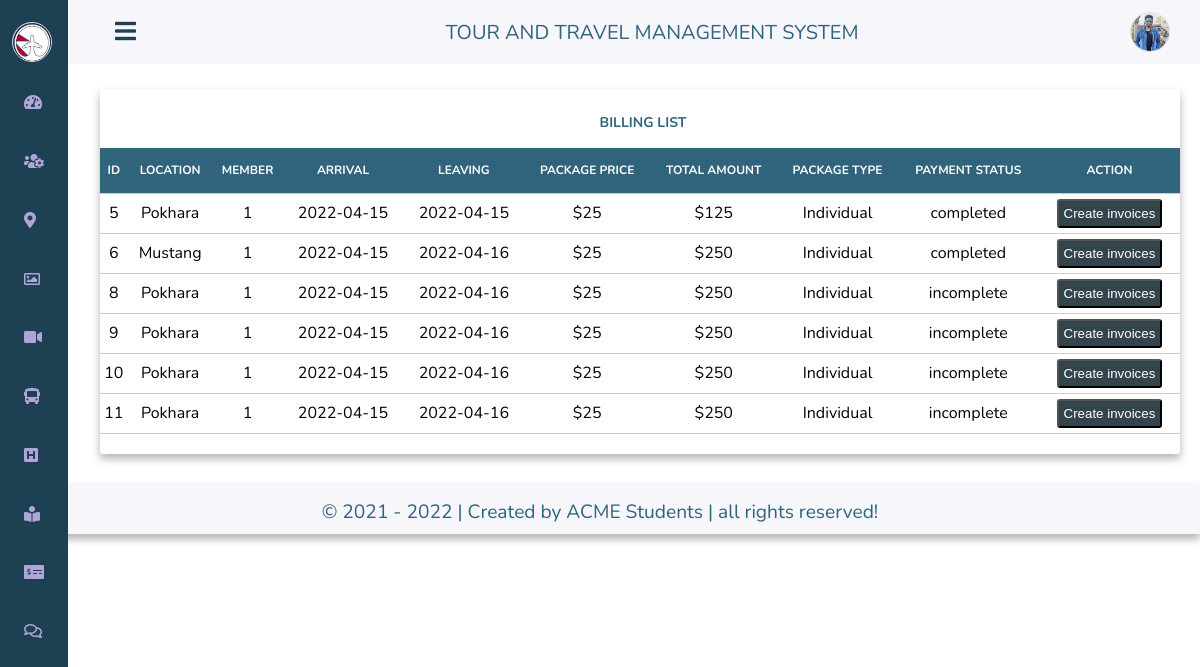
Screenshot of /admin/manage_billing.php with the database file from the repository.
### tables this page shows
CREATE TABLE `bookings` (
  `boo_id` int(11) NOT NULL,
  `cid` int(11) NOT NULL,
  `blocation` varchar(30) NOT NULL,
  `arrival_date` date NOT NULL,
  `leaving_date` date NOT NULL,
  `b_cost` int(11) NOT NULL,
  `v_cost` int(11) NOT NULL,
  `b_type` varchar(30) NOT NULL,
  `otp_code` int(11) NOT NULL,
  `b_status` varchar(30) NOT NULL,
  `payment-status` varchar(30) NOT NULL,
  `u_email` varchar(30) NOT NULL,
  `no_of_member` int(11) NOT NULL,
  `total` int(11) NOT NULL
);

### admin/manage_billing.php (the view, shortened to what this page needs)
<!DOCTYPE html>
<html lang="en">
    <head>
        <link rel="stylesheet" href="https://cdnjs.cloudflare.com/ajax/libs/font-awesome/5.15.1/css/all.min.css">
        <link rel="stylesheet" href="css/styles.css">
    </head>
    <body id="body-pd">
        <header class="header" id="header">
            <div class="header-toggle">
                <i class="fas fa-bars" id="header-toggle"></i>
            </div>
            <div class="head" style="width:100%;text-align:center;font-size:20px;text-transform:uppercase;color:#30637c;">
                <label for="">Tour and Travel management system</label>
            </div>
            <div class="action">
            <?php include "../db.php";
                    $sql = "SELECT a_photo FROM admin_details WHERE id=1";
                    $query = mysqli_query($con,$sql);
                    $row=mysqli_fetch_array($query); ?>
                <div class="profile"  onClick="menuToggle();">
                    <?php echo "<img src='img/".$row['a_photo']."'>";?>
                </div>
            </div>
        </header>
        <div class="l-navbar" id="nav-bar">
            <nav class="nav">
                <div>
                    <a class="nav-logo">
                        <img src="../images/logo.jpg" alt="">
                    </a>
                    <div class="nav-list">
                        <a href="index.php" class="nav-link active">
                            <i class="fas fa-tachometer-alt"></i>
                        </a>
                        <a href="manage_customer.php" class="nav-link">
                            <i class="fas fa-users-cog"></i>
                        </a>
                        <a href="manage_place.php" class="nav-link">
                            <i class="fas fa-map-marker-alt"></i>
                        </a>
                        <a href="manage_gallery.php" class="nav-link">
                            <i class="far fa-image"></i>
                        </a>
                        <a href="manage_videos.php" class="nav-link">
                            <i class="fas fa-video"></i>
                        </a>
                        <a href="manage_transportation.php" class="nav-link">
                            <i class="fas fa-bus"></i>
                        </a>
                        <a href="manage_hotel.php" class="nav-link">
                            <i class="fas fa-h-square"></i>
                        </a>
                        <a href="manage_booking.php" class="nav-link">
                            <i class="fas fa-book-reader"></i>
                        </a>
                        <a href="manage_billing.php" class="nav-link">
                            <i class="fas fa-money-check-alt"></i>
                        </a>
                        <a href="feedback.php" class="nav-link">
                            <i class="far fa-comments"></i>
                        </a>
                    </div>
                </div>
            </nav>
        </div>
        <div class="customer-list">
        <div class="list-header">
            <h3>Billing list</h3>
        </div>
        <table class="plist">
            <thead class="heading">
                <tr>
                <th>ID</th>
                <th>Location</th>
                <th>Member</th>
                <th>Arrival</th>
                <th>Leaving</th>
                <th>Package price</th>
                <th>Total Amount</th>
                <th>Package type</th>
                <th>Payment status</th>
                <th>Action</th>
                </tr>
            </thead>
            <tbody class="body">
            <?php
                include "../func.php";
                $page = (int) (!isset($_GET['page']) ? 1 : $_GET['page']);
                $limit = 15;
                $startpoint = ($page * $limit) - $limit;
                $statement = "bookings ORDER BY boo_id asc";
                $res = mysqli_query($con,"SELECT * FROM {$statement} LIMIT {$startpoint} , {$limit}");
                while($data=mysqli_fetch_array($res))
                    {?>
                    <tr>
                        <td><?php echo $data['boo_id'];?></td>
                        <td><?php echo $data['blocation'];?></td>
                        <td><?php echo $data['no_of_member'];?></td>
                        <td><?php echo $data['arrival_date'];?></td>
                        <td><?php echo $data['leaving_date'];?></td>
                        <td><?php echo '$'.$data['b_cost'];?></td>
                        <td><?php echo '$'.$data['total'];?></td>
                        <td><?php echo $data['b_type'];?></td>
                        <td><?php echo $data['payment-status'];?></td>
                        <td><a href="invoice.php?boo_id=<?php echo $data["boo_id"];?>"><button style="color: #ffffff; background: #34444c; border-radius:3px; padding: 5px; cursor: pointer;">Create invoices</button></a></td>
                    </tr>
                <?php } ?>
            </tbody>
        </table>
        </div>
        <div class="footer">
            <div class="foot">
                <div class="credit">&copy; 2021 - <script>const d = new Date();document.write(d.getFullYear());</script> | Created by ACME Students | all rights reserved!</div>
            </div>
        </div>
    </body>
</html>

### admin/css/styles.css (style rules this page uses)
*,::before,::after { box-sizing: border-box; }
body { position: relative; margin: 3rem 0 0 0; font-family: 'Nunito', sans-serif; font-size: 1rem; transition: .5s; }
a { text-decoration: none; }
.header { width: 100%; height: 3rem; position: fixed; top: 0; left: 0; display: flex; align-items: center; justify-content: space-between; padding: 0 1rem; background-color: #F7F6FB; z-index: 100; transition: .5s; }
.header-toggle { color: #1d4052; font-size: 1.5rem; cursor: pointer; }
.header-toggle i { margin-left: 15px; }
.l-navbar { position: fixed; top: 0; left: -30%; width: 68px; height: 100vh; background-color: #1d4052; padding: .5rem 1rem 0 0; transition: .5s; z-index: 100; }
.nav { height: 100%; display: flex; flex-direction: column; justify-content: space-between; overflow: hidden; }
.nav img { width: 40px; height: 40px; border-radius: 50%; margin-left: -12px; }
.nav-logo, .nav-link, .nav-link .active { display: grid; grid-template-columns: max-content max-content; align-items: center; column-gap: 1rem; padding: .4rem 0 .4rem 1.5rem; }
.nav-logo { margin-bottom: 1rem; }
.nav-link { position: relative; color: #AFA5D9; margin-bottom: 1.5rem; transition: .3s; }
.active { color: #AFA5D9; }
.active::before { content: ''; position: absolute; left: 0; width: 2px; height: 32px; background-color: #1d4052; }
@media screen and (min-width: 768px) { body { margin: 4rem 0 0 0; } }
@media screen and (min-width: 768px) { .header { height: 4rem; padding: 0 2rem 0 6.25rem; } }
@media screen and (min-width: 768px) { .header-toggle i { margin-left: 15px; } }
@media screen and (min-width: 768px) { .l-navbar { left: 0; padding: 1rem 1rem 0 0; } }
.action { position: fixed; top: 20px; right: 30px; }
.action .profile { cursor: pointer; }
.action .profile img { width: 40px; height: 40px; border-radius: 50%; overflow: hidden; object-fit: cover; margin-top: -8px; }
.footer { width: 100%; display: inline-block; background: #F7F6FB; height: 50px; margin-top: 30px; }
.footer .foot { width: 100%; display: inline-block; text-align: center; font-size: 1.2rem; padding-top: 15px; font-weight: normal; box-shadow: 0 .3rem .5rem rgba(0,0,0,.3); color:#30637c; height: 50px; }
.customer-list { width: 90%; height: auto; display: inline-block; background: #fff; border-radius: 3px 3px 3px 3px; margin-left: 100px; margin-top: 25px; border: none; box-shadow: 0 .3rem .5rem rgba(0,0,0,.3); }
.list-header { width: 95%; height: 45px; margin-left: 20px; background: #fff; border-radius: 3px 3px 0px 0px; color: #30637c; }
.list-header h3 { font-size: 14px; color: #30637c; }
.heading { background: #30637c; color: #fff; width: 100%; height: 45px; border: none; outline: none; border-bottom: 1px solid #ccc; }
.body { text-align: center; }
table { width: 100%; border-collapse: collapse; border-radius: 5px; margin-bottom: 20px; }
tr { border-bottom: 1px solid #ccc; height: 40px; }
th { text-transform: uppercase; font-size: 12px; }
table tbody tr td a { color: #30637c; }
h3 { color: #30637c; padding: 10px 0px 15px 20px; text-transform: uppercase; text-align: center; }
img, embed { border: 1px solid #ddd; height: 200px; object-fit: cover; }

### rows the page displays
bookings: boo_id "5", blocation "Pokhara", no_of_member "1", arrival_date "2022-04-15", leaving_date "2022-04-15", b_cost "25", total "125", b_type "Individual", value "completed"
bookings: boo_id "6", blocation "Mustang", no_of_member "1", arrival_date "2022-04-15", leaving_date "2022-04-16", b_cost "25", total "250", b_type "Individual", value "completed"
bookings: boo_id "8", blocation "Pokhara", no_of_member "1", arrival_date "2022-04-15", leaving_date "2022-04-16", b_cost "25", total "250", b_type "Individual", value "incomplete"
bookings: boo_id "9", blocation "Pokhara", no_of_member "1", arrival_date "2022-04-15", leaving_date "2022-04-16", b_cost "25", total "250", b_type "Individual", value "incomplete"
bookings: boo_id "10", blocation "Pokhara", no_of_member "1", arrival_date "2022-04-15", leaving_date "2022-04-16", b_cost "25", total "250", b_type "Individual", value "incomplete"
bookings: boo_id "11", blocation "Pokhara", no_of_member "1", arrival_date "2022-04-15", leaving_date "2022-04-16", b_cost "25", total "250", b_type "Individual", value "incomplete"
